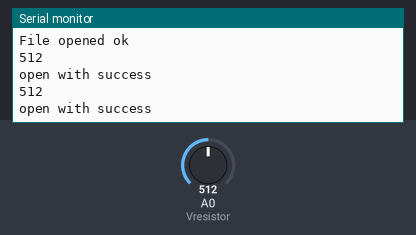
Bench run of a sketch on a simulated Arduino Uno, built with avr-gcc and run on an emulated ATmega328P. Parts: the last lines printed to the serial monitor. The test bench sets the inputs (shaded band); at power-on: A0 (Vresistor) = 512. Storage starts empty.

Above: at 5.8 s.
5.9 s: A0 (Vresistor) set to 716
At 11.0 s:
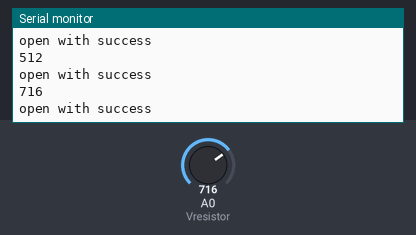
11.9 s: A0 (Vresistor) set to 900
At 16.4 s:
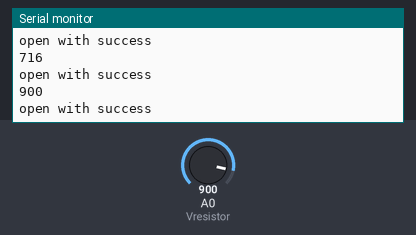
Timing chart, 0 to 17.9 s (numbered marks = the images above; inputs shaded):
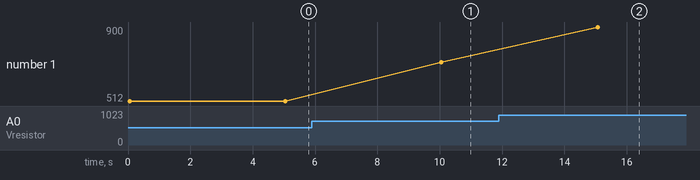

The sketch:

log_analog.ino
```cpp
/*
 * SD Card Module Interfacing with Arduino Uno
 * https://www.electroniclinic.com/
 */

#include <SPI.h> //for the SD card module
#include <SD.h> // for the SD card

const int chipSelect = 10;

// Create a file to store the data
File myFile;

int Vresistor = A0; // Potentiometer is connected with the Analog pin A0
int Vrdata; // A variable used to store the Potentiometer value

void setup() {


  //initializing Serial monitor
  Serial.begin(9600); // Baud rate
  pinMode(Vresistor, INPUT); // Sets the Analog pin A0 as the Input.


  // setup for the SD card
  Serial.print("Initializing SD card...");

  if(!SD.begin(chipSelect)) {
    Serial.println("initialization failed!");
    return;
  }
  Serial.println("initialization done.");

  //open file
  myFile=SD.open("DATA.txt", FILE_WRITE);

  // if the file opened ok, write to it:
  if (myFile) {
    Serial.println("File opened ok");
    // print the headings for our data
    myFile.println("Logging Variable Resistor Values");
  }
  myFile.close();
}


void LoggingVresistor() {

  Vrdata = analogRead(Vresistor); // reading the Potentiometer
  Serial.println(Vrdata); // print it on the Serial monitor for debugging purposes. You can Commnent this line.
  myFile = SD.open("DATA.txt", FILE_WRITE); // opens the fils DATA, which is the text file, for writing the Pot value.
  if (myFile) {
    Serial.println("open with success");
    myFile.print("Variable Resistor ");
    myFile.print(",");
    myFile.print(Vrdata);
    myFile.println();
  }
  myFile.close();
}

void loop() {

  LoggingVresistor();
  delay(5000); // delay of 5 seconds.
}
```

Measured:
- after the input at 5.9 s, the serial monitor: prints a new line after 4.2 s (image 1)
- after the input at 11.9 s, the serial monitor: prints a new line after 3.2 s (image 2)
- plotted number 1: 512 → 716 after the input at 5.9 s, 716 → 900 after the input at 11.9 s
